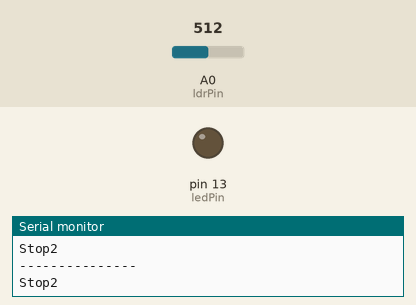
Recording of a sketch running on a simulated Arduino Uno, built with avr-gcc and run on an emulated ATmega328P. Parts: output pins drawn as LEDs (lit = HIGH), the last lines printed to the serial monitor. The inputs (shaded band) are chosen by the test bench; at power-on: A0 (ldrPin) = 512.

Above: at 1.2 s.
1.3 s: A0 (ldrPin) set to 311
2.8 s: A0 (ldrPin) set to 283
At 3.2 s:
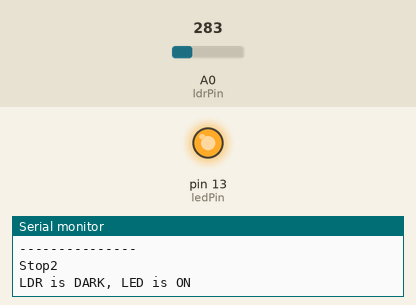
4.3 s: A0 (ldrPin) set to 306
At 5.5 s:
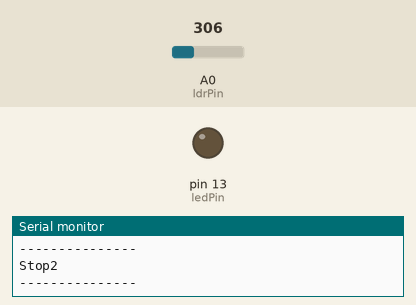
5.8 s: A0 (ldrPin) set to 290
At 6.7 s:
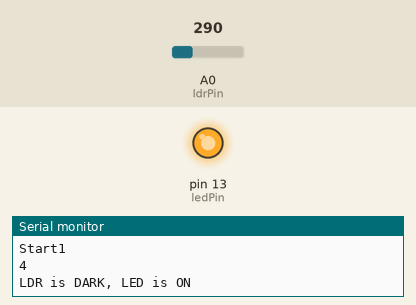
Timing chart, 0 to 8.3 s (numbered marks = the images above; inputs shaded):
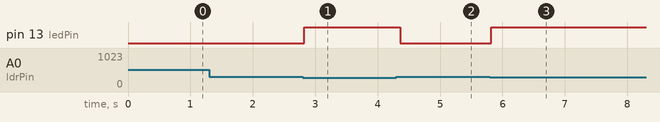

The sketch:

019-LED-Control-with-LDR.ino
```cpp
//set pin numbers
//const won't change
const int ledPin = 13;   //the number of the LED pin
const int ldrPin = A0;  //the number of the LDR pin
int count = 0;


void setup() {

  Serial.begin(9600);
  pinMode(ledPin, OUTPUT);  //initialize the LED pin as an output
  pinMode(ldrPin, INPUT);   //initialize the LDR pin as an input
}

void loop() {

  int ldrStatus = analogRead(ldrPin);   //read the status of the LDR value

  //check if the LDR status is <= 300
  //if it is, the LED is HIGH

   if (ldrStatus <=300) {

    digitalWrite(ledPin, HIGH);               //turn LED on
    Serial.println("LDR is DARK, LED is ON");

     delay(500);

  // serial write section

    Serial.println("Start1");
    Serial.print("\n");
    Serial.flush();

    if(count < 10){
      count = count + 1;
      Serial.println(count);
      Serial.flush();

    }else{
      Serial.println("Start2");
      Serial.print("\n");
      Serial.flush();
      count = 0;
    }

   }
  else {

    digitalWrite(ledPin, LOW);          //turn LED off
    Serial.println("---------------");
    Serial.println("Stop2");
    Serial.print("\n");
    Serial.flush();

  }
}


////set pin numbers
////const won't change
//const int ledPin = 13;   //the number of the LED pin
//const int ldr1Pin = A15;  //the number of the LDR pin
//const int ldr2Pin = A14;
//const int ldr3Pin = A13;
//const int ldr4Pin = A12;
//const int ldr5Pin = A11;
//const int ldr6Pin = A10;
//bool sent = 0;
//
//void setup() {
//
//  Serial.begin(9600);
////  pinMode(ledPin, OUTPUT);  //initialize the LED pin as an output
//  pinMode(ldr1Pin, INPUT);   //initialize the LDR pin as an input
//  pinMode(ldr2Pin, INPUT);   //initialize the LDR pin as an input
//  pinMode(ldr3Pin, INPUT);   //initialize the LDR pin as an input
//  pinMode(ldr4Pin, INPUT);   //initialize the LDR pin as an input
//  pinMode(ldr5Pin, INPUT);   //initialize the LDR pin as an input
//  pinMode(ldr6Pin, INPUT);   //initialize the LDR pin as an input
//}
//
//void loop() {
////  isDark(ldr1Pin);
////  isDark(ldr2Pin);
////  isDark(ldr3Pin);
////  isDark(ldr4Pin);
//  isDark(ldr5Pin);
//  isDark(ldr6Pin);
//}
//
//void isDark(int pinToCheck) {
//  int ldrStatus = analogRead(pinToCheck);   //read the status of the LDR value
////  delay(100);/
//   if (ldrStatus <= 500) { // Need to adjust this value once built
////    digitalWrite(ledPin, HIGH);               //turn LED on
////    Serial.println("Pin " + String(pinToCheck-63) + " LDR is DARK, CUP is ENABLED");
////
//  if(sent==0){
//    sent = 1;
//    Serial.println("Start"+String(pinToCheck-63));
////    Serial.print("Satrt/1");
//    Serial.flush();
////    Serial.println("Pin " + String(pinToCheck-58) + " is reading " + String(ldrStatus));
//  }
//
//   }
//  else {
//    sent = 0;
//    Serial.println("Stop"+String(pinToCheck-63));
//    Serial.flush();
////    Serial.println("Pin " + String(pinToCheck-58) + " is reading " + String(ldrStatus));
//  }
//}
```

Measured:
- the behaviour switches between 301 and 300 on A0 (ldrPin) (found by bisection; images 0 and 1)
- after the input at 2.8 s, pin 13 (ledPin): LOW → HIGH at once
- after the input at 4.3 s, pin 13 (ledPin): HIGH → LOW after 0.06 s
- after the input at 5.8 s, pin 13 (ledPin): LOW → HIGH at once
